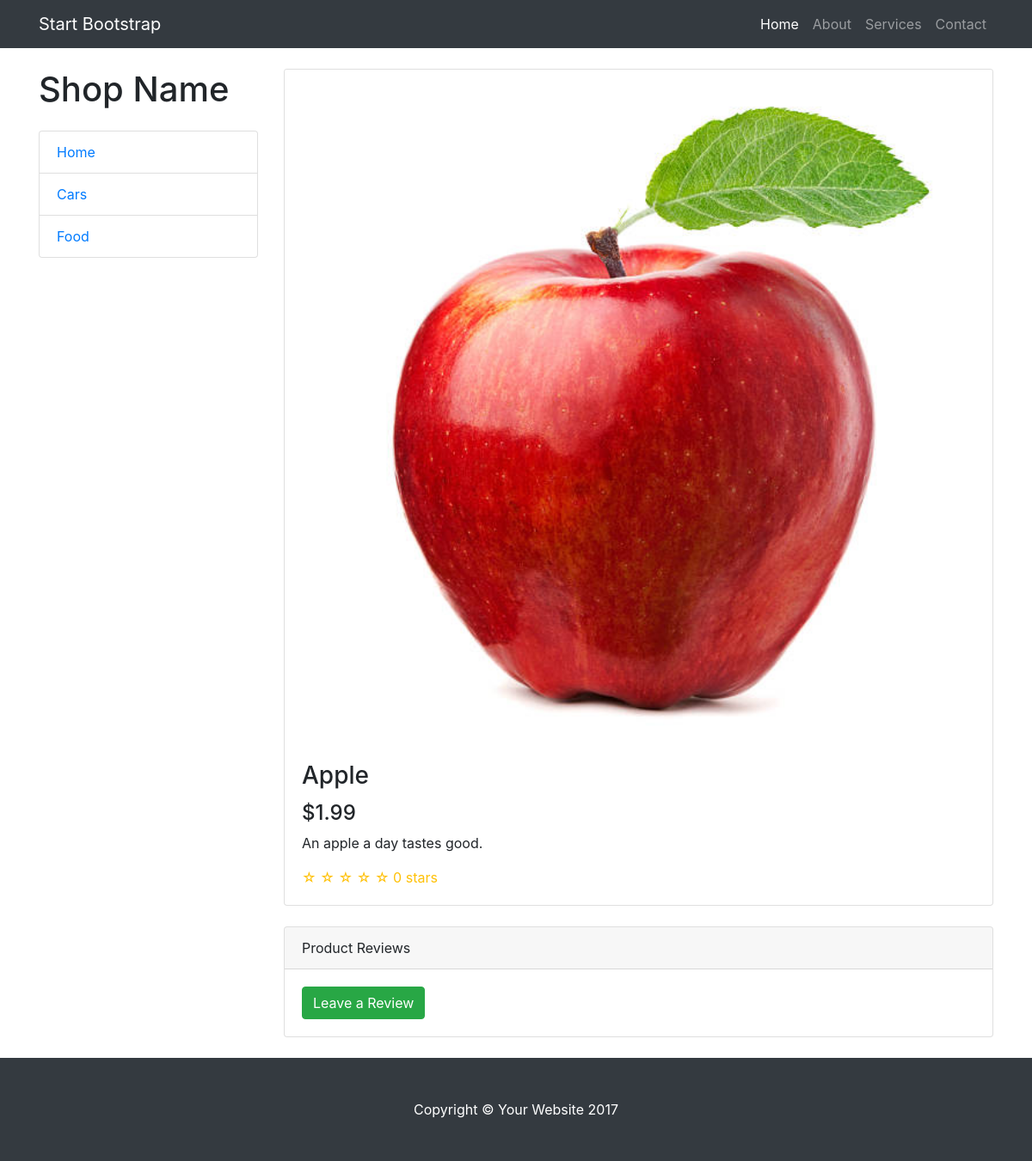
Page /store/food/apple/ on the committed database.
### shop/models.py (models this page shows, shortened)
class Category(models.Model):
    name = models.CharField(max_length=255)
    slug = models.SlugField(blank=True, null=True)
    created_at = models.DateTimeField(auto_now_add=True)
    updated_at = models.DateTimeField(auto_now=True)
    class Meta:
        ordering = ('name',)
        verbose_name = 'category'
        verbose_name_plural = 'categories'
    def get_absolute_url(self):
        return reverse('category', args=[ self.slug])

class Item(models.Model):
    name = models.CharField(max_length=255)
    slug = models.SlugField(blank=True, null=True)
    price = models.DecimalField(max_digits=10, decimal_places=2, default=0)
    category = models.ForeignKey('Category', on_delete=models.CASCADE, related_name='items')
    description = models.TextField(blank=True, null=True)
    rating = models.CharField(max_length=5, null=True, blank=True)
    available = models.BooleanField(default=True)
    stock = models.PositiveIntegerField()
    created_at = models.DateTimeField(auto_now_add=True)
    updated_at = models.DateTimeField(auto_now=True)
    def default_image_url(self):
        if self.images.all():
            return self.images.get(default=True).file.url
        return 'http://placehold.it/700x400'
    def get_star_rating(self):
        rvws = self.reviews.all()
        if rvws.exists():
            self.rating = rvws.aggregate(models.Avg('rating'))['rating__avg']
            self.save()
            return self.rating
        return 0
    class Meta:
        ordering = ('name',)
        indexes = [
            models.Index(fields=['id', 'slug']),
        ]

class ItemImage(models.Model):
    item = models.ForeignKey('Item', on_delete=models.CASCADE, related_name='images')
    default = models.BooleanField(default=False)
    file = models.ImageField(upload_to=item_image)
    alt_tag = models.TextField(max_length=255)

### shop/views.py (the view)
# urls.py: path('<slug:category>/<slug:item>/', views.item, name='item'),
def item(request, category, item):
    item = get_object_or_404(Item, slug=item, category__slug=category)
    return render(request, 'shop/item.html', {'item': item})

### shop/templatetags/shop_tags.py (called while the page is built)
@register.simple_tag
def star_rating(item, text=False):
    html = []
    avg = item.get_star_rating()
    for i in range(int(avg)):
        html.append('&#9733;')
    for r in range(5 - int(avg)):
        html.append('&#9734;')
    if text:
        return mark_safe('<span class="text-warning">{}</span> {} stars'.format(' '.join(html), avg))
    return mark_safe(' '.join(html))

@register.simple_tag
def category():
    return mark_safe(render_to_string('shoptags/_category_nav.html', {'category': Category.objects.all()}))

### shop/templates/shop/item.html (shortened to what this page needs)
{% extends 'shop/base.html' %}
{% load static %}
{% load shop_tags %}
{% block content %}
    <div class="row">
        <div class="col-lg-3">
            <h1 class="my-4">Shop Name</h1>
            {% category %}
        </div>
        <div class="col-lg-9">
            <div class="card mt-4">
                <img class="card-img-top img-fluid" src="{{ item.default_image_url }}" alt="">
                <div class="card-body">
                    <h3 class="card-title">{{ item.name }}</h3>
                    <h4>${{ item.price }}</h4>
                    <p class="card-text">{{ item.description }}</p>
                    <span class="text-warning">{% star_rating item True %}</span>
                </div>
            </div>
            <div class="card card-outline-secondary my-4">
                <div class="card-header">
                    Product Reviews
                </div>
                <div class="card-body">
                    <a href="#" class="btn btn-success">Leave a Review</a>
                </div>
            </div>
        </div>
    </div>
{% endblock %}

### shop/templates/shoptags/_category_nav.html
<div class="list-group">
    <a href="{% url 'store_home' %}" class="list-group-item">Home</a>
    {% for c in category %}
        <a href="{{ c.get_absolute_url }}" class="list-group-item">{{ c.name }}</a>
    {% endfor %}
</div>

### shop/static/shop/css/shop-homepage.css (style rules this page uses)
body { padding-top: 54px; }
@media (min-width: 992px) { body { padding-top: 56px; } }

### rows in the picture
Category: name "Cars"
Category: name "Food"
Item: default_image_url (picture), name "Apple", price "1.99", description "An apple a day tastes good.", id "☆ ☆ ☆ ☆ ☆ 0 stars"
